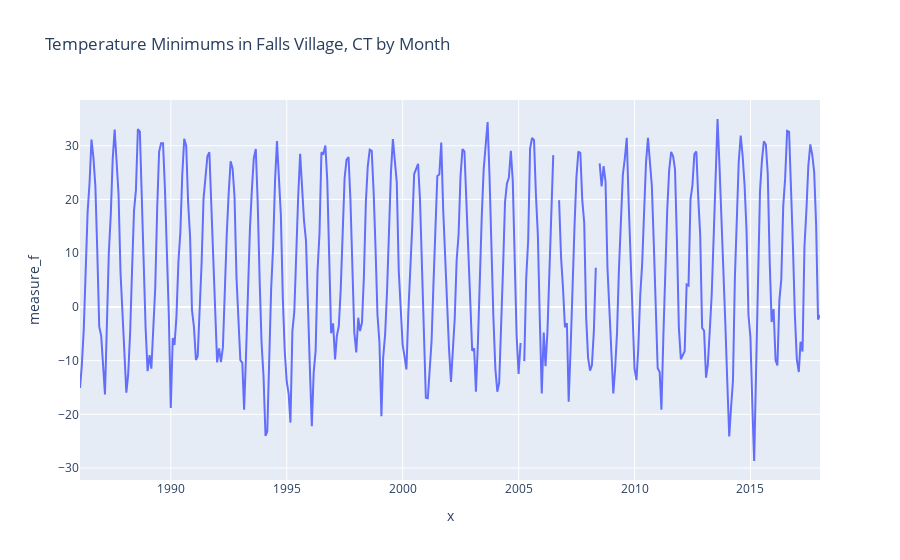

The notebook cell this image was saved under:
### Code cell
import plotly.express as px

df = weather_data_FALLS_VILLAGE_min
fig = px.line(df, x = df.index, y = 'measure_f', title='Temperature Minimums in Falls Village, CT by Month')
fig.show()

### Figure 1 — Plotly figure (JSON) as saved in the notebook; plotly's stock layout.template omitted (floating-point values rounded to 4 significant figures; data arrays with more than 128 entries replaced by an {"elided": "..."} marker saying what was removed)
{"data": [{"hovertemplate": "x=%{x}<br>measure_f=%{y}<extra></extra>", "legendgroup": "", "line": {"color": "#636efa", "dash": "solid"}, "mode": "lines", "name": "", "showlegend": false, "type": "scatter", "x": {"elided": "384 str values"}, "xaxis": "x", "y": {"elided": "384 float values"}, "yaxis": "y"}], "layout": {"autosize": true, "legend": {"tracegroupgap": 0}, "title": {"text": "Temperature Minimums in Falls Village, CT by Month"}, "xaxis": {"anchor": "y", "autorange": true, "domain": [0, 1], "range": ["1986-01-31", "2017-12-31"], "title": {"text": "x"}, "type": "date"}, "yaxis": {"anchor": "x", "autorange": true, "domain": [0, 1], "range": [-32.23, 38.52], "title": {"text": "measure_f"}, "type": "linear"}}}
